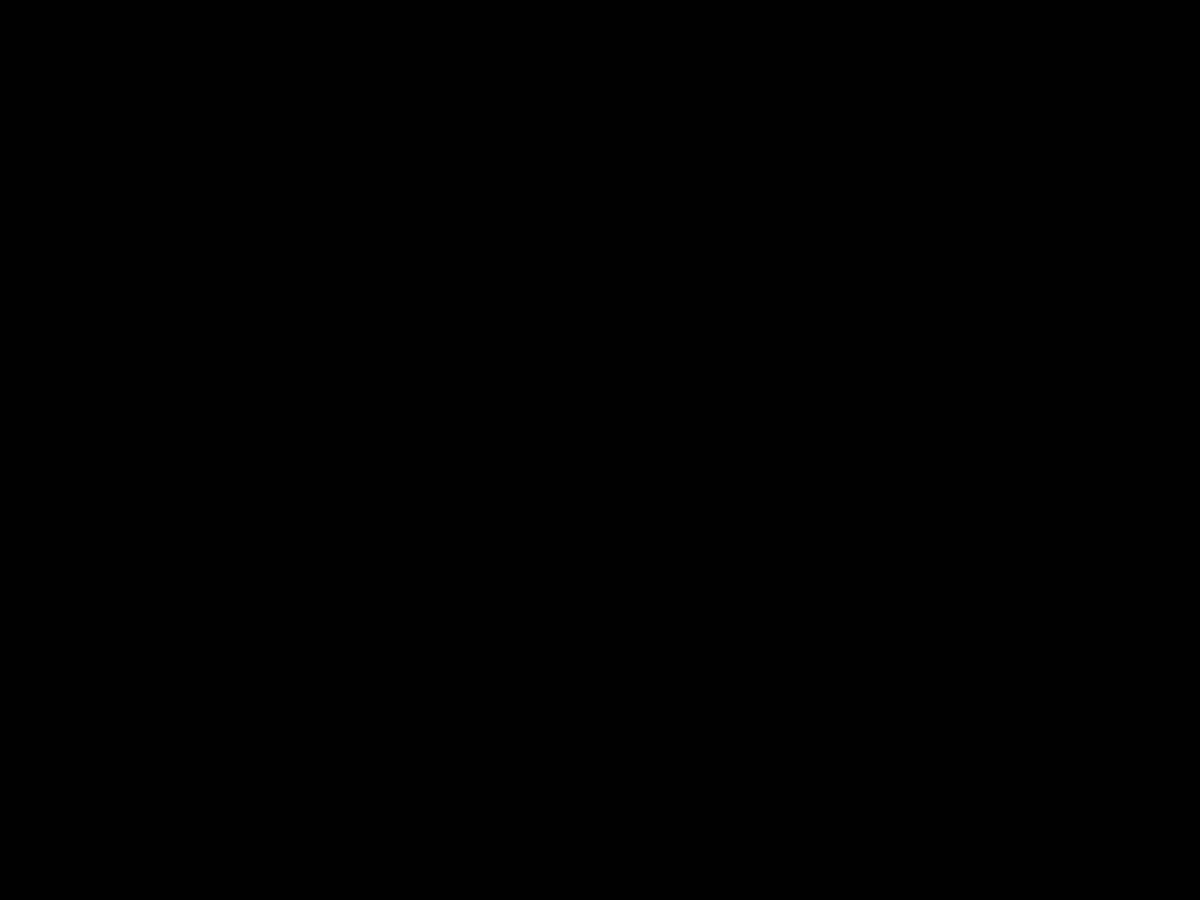
Frame 1 (no input)
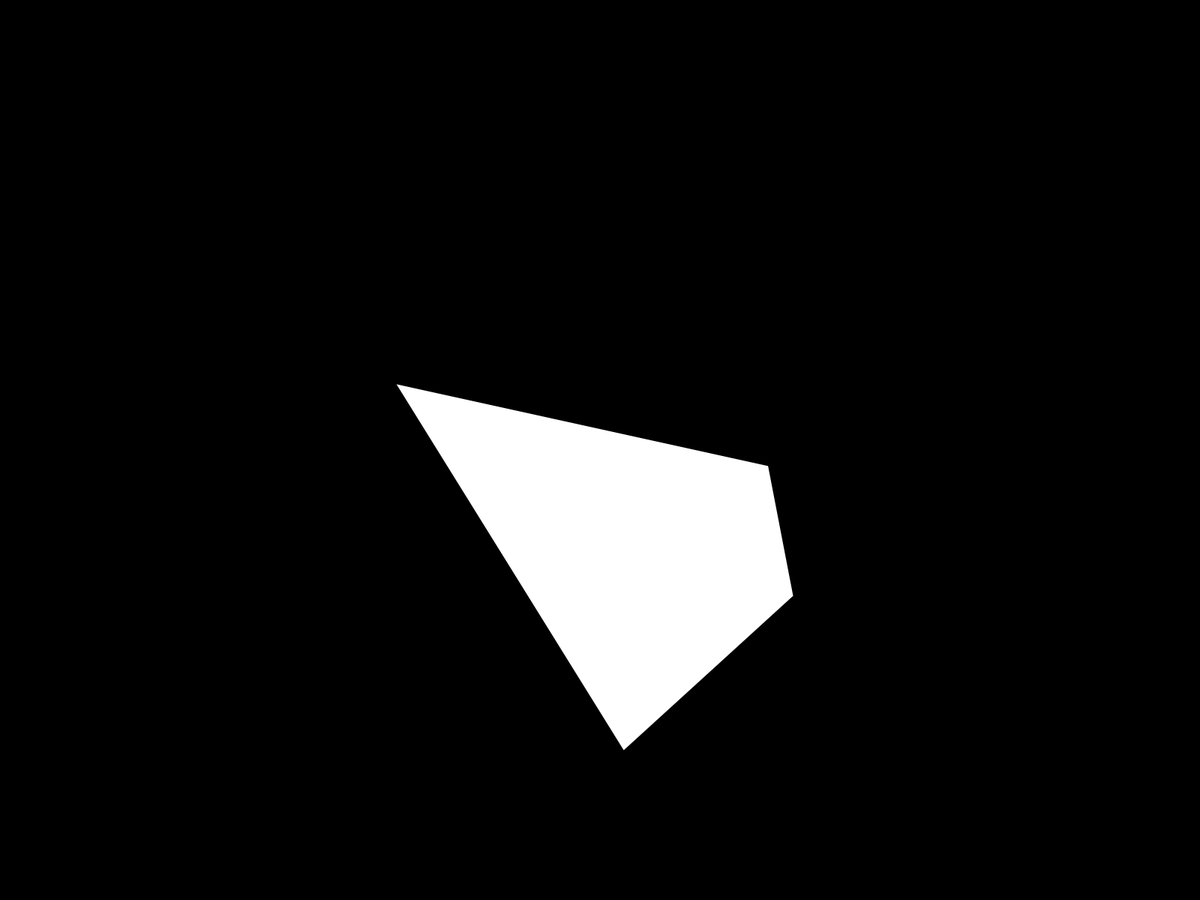
Frame 60 (the mouse pressed at the canvas centre just before this capture)
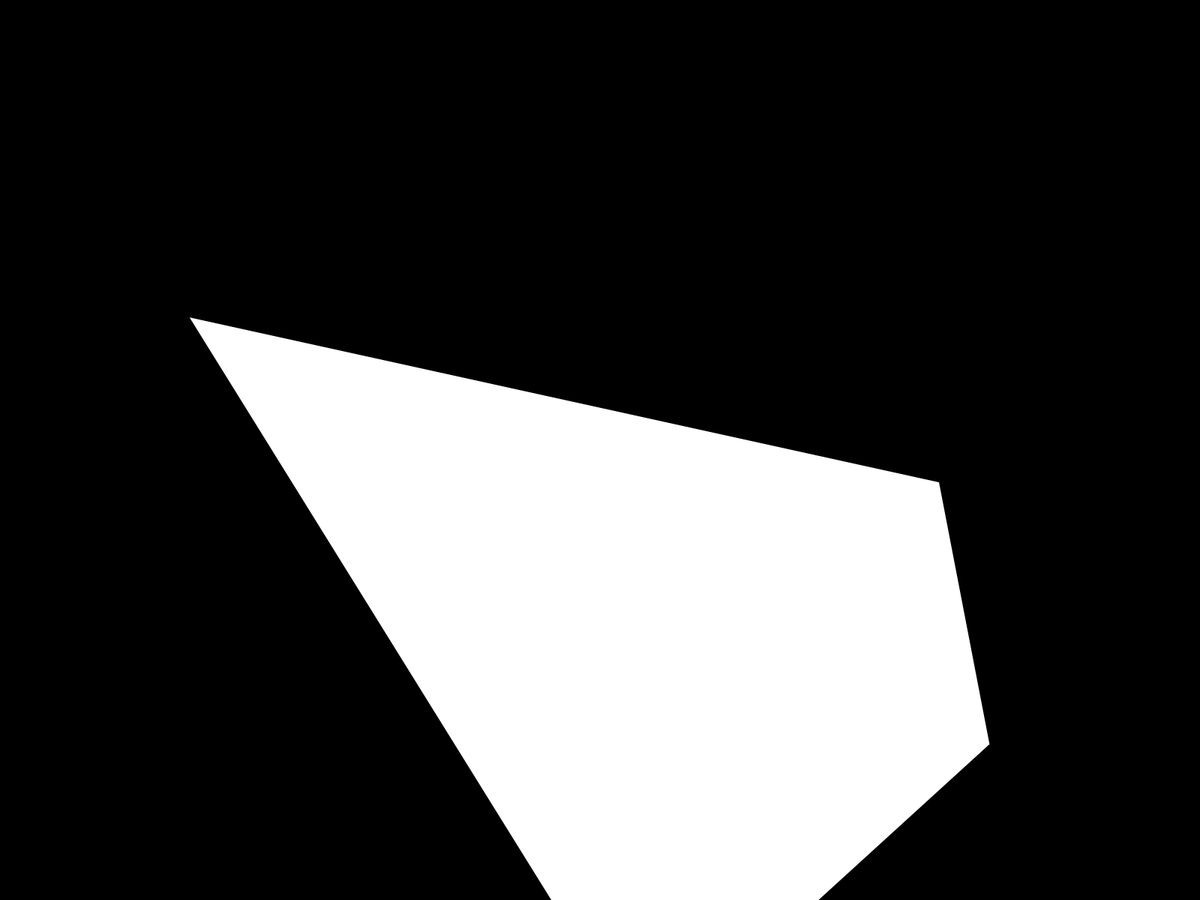
Frame 120 (the mouse held since frame 60 and released just before this capture)

The Processing sketch that drew these frames (run headless with seeded random() and noise(); from frame 60 on, the mouse is pressed at the canvas centre):

// Processing sketch: whiteshapemoves
// ── whiteshapemoves.pde
/**
* morphing quad
*
* @author aa_debdeb 
* @date 2016/09/17
*/

float radious = 1000;
Particle[] particles;
color c1, c2;

void setup(){
  fullScreen();
  noStroke();
  particles = new Particle[4];
  for(int i = 0; i < 4; i++){
    particles[i] = new Particle();
  }
  c1 = color(255);
  c2 = color(255);
  background(0);
}

void mousePressed(){
  //c1 = color(random(255), random(255), random(255));
  //c2 = color(random(255), random(255), random(255));
}

void draw(){
  fill(0);
  rect(0, 0, width, height);
//  background(255);
  float aveMag = 0;
  for(Particle p: particles){
    aveMag += p.loc.mag();
  }
  aveMag /= particles.length;
  float r = map(aveMag, radious / 3, radious * 2.0 / 3, red(c1), red(c2));
  float g = map(aveMag, radious / 2, radious * 2.0 / 3, green(c1), green(c2));
  float b = map(aveMag, radious / 2, radious * 2.0 / 3, blue(c1), blue(c2));
  fill(r, g, b);
  translate(width / 2, height / 2);
  quad(particles[0].loc.x, particles[0].loc.y,
       particles[1].loc.x, particles[1].loc.y,
       particles[2].loc.x, particles[2].loc.y,
       particles[3].loc.x, particles[3].loc.y);
  for(Particle p: particles){
    p.update();
  }
}

class Particle{

  PVector loc, vel;
  
  Particle(){
    float locSize = map(sqrt(random(1)), 0, 1, 0, mouseY);
    float locAng = random(TWO_PI);
    loc = new PVector(locSize * cos(locAng), locSize * sin(locAng));
    float velSize = random(3, 7);
    float velAng = random(TWO_PI);
    vel = new PVector(velSize * cos(velAng), velSize * sin(velAng));
  }
  
  void update(){
    loc.add(vel);
    if(loc.mag() > radious){
      float locAng = atan2(loc.y, loc.x);
      float velAng = atan2(vel.y, vel.x);
      
      float velMag = vel.mag();
      vel.x = velMag * cos(2 * locAng - velAng - PI);
      vel.y = velMag * sin(2 * locAng - velAng - PI);       
    }
  }
  
}
